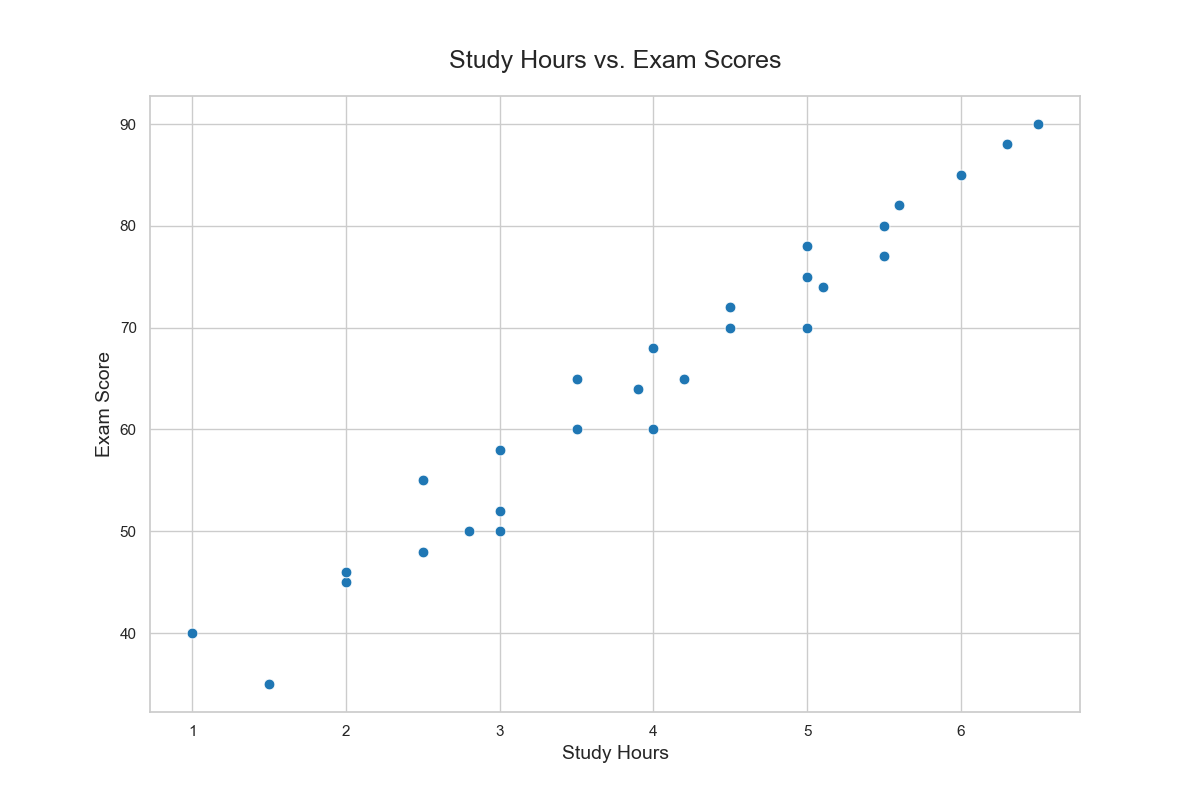

Source code (Python):

import pandas as pd
import seaborn as sns
import matplotlib.pyplot as plt

# Load data into a pandas DataFrame
data = {
    'Day': ['Monday', 'Tuesday', 'Wednesday', 'Thursday', 'Friday', 'Saturday', 'Sunday',
            'Monday', 'Tuesday', 'Wednesday', 'Thursday', 'Friday', 'Saturday', 'Sunday',
            'Monday', 'Tuesday', 'Wednesday', 'Thursday', 'Friday', 'Saturday', 'Sunday',
            'Monday', 'Tuesday', 'Wednesday', 'Thursday', 'Friday', 'Saturday', 'Sunday'],
    'StudyHours': [2, 3, 1.5, 2.5, 4, 5, 3.5, 2.5, 4.5, 3, 5, 1, 6, 5.5,
                   3, 4, 2, 5.5, 4.5, 6.5, 5, 3.5, 4.2, 2.8, 5.1, 3.9, 6.3, 5.6],
    'ExamScore': [45, 50, 35, 55, 60, 70, 65, 48, 72, 58, 78, 40, 85, 80,
                  52, 68, 46, 77, 70, 90, 75, 60, 65, 50, 74, 64, 88, 82]
}

df = pd.DataFrame(data)

# Set the style
sns.set(style="whitegrid")

# Create the scatterplot
plt.figure(figsize=(12, 8))
scatter_plot = sns.scatterplot(x='StudyHours', y='ExamScore',
                               data=df, color="#1F77B4", s=60)

# Customize the axes and title
scatter_plot.set_title('Study Hours vs. Exam Scores', fontsize=18, pad=20)
scatter_plot.set_xlabel('Study Hours', fontsize=14)
scatter_plot.set_ylabel('Exam Score', fontsize=14)

# Show the plot
plt.show()
